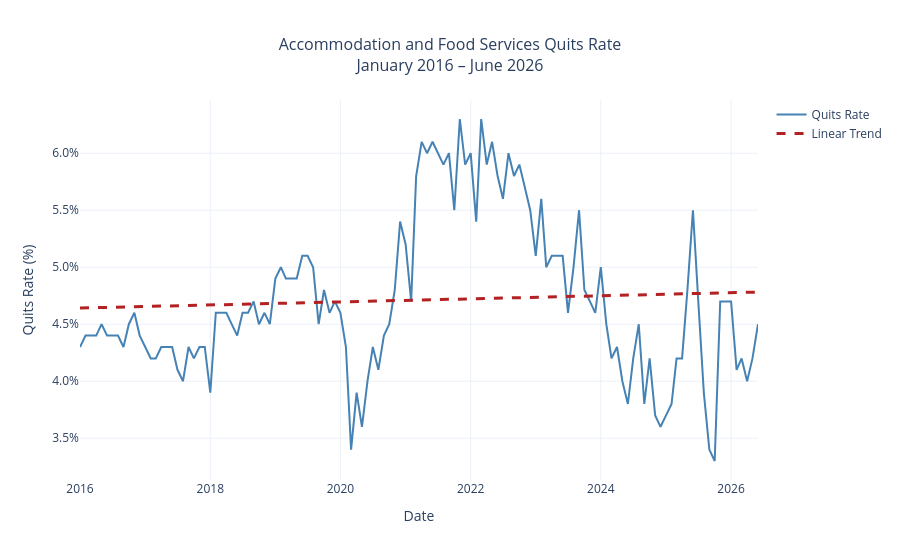

Here is the notebook cell this chart was saved with:
### Code cell
# =============================================================================
# Section 2: Full Series
# =============================================================================

# Create numeric index for regression
x_numeric = np.arange(len(df))

# Fit linear regression
slope, intercept = np.polyfit(x_numeric, df['quit_rate'], 1)

# Generate trend values
trend_line = slope * x_numeric + intercept

fig = go.Figure()

# Original series
fig.add_trace(go.Scatter(
    x=df.index,
    y=df['quit_rate'],
    mode='lines',
    name='Quits Rate',
    line=dict(color='steelblue', width=2)
))

# Linear trend line
fig.add_trace(go.Scatter(
    x=df.index,
    y=trend_line,
    mode='lines',
    name='Linear Trend',
    line=dict(color='firebrick', width=3, dash='dash')
))

fig.update_layout(
    title=dict(
        text='Accommodation and Food Services Quits Rate<br>January 2016 – June 2026',
        x=0.5,
        font=dict(size=16)
    ),
    xaxis_title='Date',
    yaxis_title='Quits Rate (%)',
    yaxis=dict(
        ticksuffix='%',
        tickformat='.1f'
    ),
    hovermode='x unified',
    template='plotly_white'
)

fig.show()
